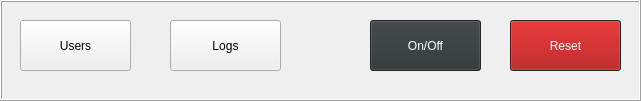
   <widget class="QFrame" name="frame_sytemTools">
    <property name="geometry">
     <rect>
      <x>620</x>
      <y>60</y>
      <width>641</width>
      <height>101</height>
     </rect>
    </property>
    <property name="frameShape">
     <enum>QFrame::Box</enum>
    </property>
    <property name="frameShadow">
     <enum>QFrame::Raised</enum>
    </property>
    <widget class="QPushButton" name="pushButton_users">
     <property name="geometry">
      <rect>
       <x>20</x>
       <y>20</y>
       <width>111</width>
       <height>51</height>
      </rect>
     </property>
     <property name="cursor">
      <cursorShape>PointingHandCursor</cursorShape>
     </property>
     <property name="text">
      <string>Users</string>
     </property>
    </widget>
    <widget class="QPushButton" name="pushButton_logs">
     <property name="geometry">
      <rect>
       <x>170</x>
       <y>20</y>
       <width>111</width>
       <height>51</height>
      </rect>
     </property>
     <property name="cursor">
      <cursorShape>PointingHandCursor</cursorShape>
     </property>
     <property name="text">
      <string>Logs</string>
     </property>
    </widget>
    <widget class="QPushButton" name="pushButton_onOff">
     <property name="geometry">
      <rect>
       <x>370</x>
       <y>20</y>
       <width>111</width>
       <height>51</height>
      </rect>
     </property>
     <property name="palette">
      <palette>
       <active>
        <colorrole role="WindowText">
         <brush brushstyle="SolidPattern">
          <color alpha="255">
           <red>255</red>
           <green>255</green>
           <blue>255</blue>
          </color>
         </brush>
        </colorrole>
        <colorrole role="Button">
         <brush brushstyle="SolidPattern">
          <color alpha="255">
           <red>46</red>
           <green>52</green>
           <blue>54</blue>
          </color>
         </brush>
        </colorrole>
        <colorrole role="Light">
         <brush brushstyle="SolidPattern">
          <color alpha="255">
           <red>69</red>
           <green>78</green>
           <blue>81</blue>
          </color>
         </brush>
        </colorrole>
        <colorrole role="Midlight">
         <brush brushstyle="SolidPattern">
          <color alpha="255">
           <red>57</red>
           <green>65</green>
           <blue>67</blue>
          </color>
         </brush>
        </colorrole>
        <colorrole role="Dark">
         <brush brushstyle="SolidPattern">
          <color alpha="255">
           <red>23</red>
           <green>26</green>
           <blue>27</blue>
          </color>
         </brush>
        </colorrole>
        <colorrole role="Mid">
         <brush brushstyle="SolidPattern">
          <color alpha="255">
           <red>31</red>
           <green>35</green>
           <blue>36</blue>
          </color>
         </brush>
        </colorrole>
        <colorrole role="Text">
         <brush brushstyle="SolidPattern">
          <color alpha="255">
           <red>255</red>
           <green>255</green>
           <blue>255</blue>
          </color>
         </brush>
        </colorrole>
        <colorrole role="BrightText">
         <brush brushstyle="SolidPattern">
          <color alpha="255">
           <red>255</red>
           <green>255</green>
           <blue>255</blue>
          </color>
         </brush>
        </colorrole>
        <colorrole role="ButtonText">
         <brush brushstyle="SolidPattern">
          <color alpha="255">
           <red>255</red>
           <green>255</green>
           <blue>255</blue>
          </color>
         </brush>
        </colorrole>
        <colorrole role="Base">
         <brush brushstyle="SolidPattern">
          <color alpha="255">
           <red>0</red>
           <green>0</green>
           <blue>0</blue>
          </color>
         </brush>
        </colorrole>
        <colorrole role="Window">
         <brush brushstyle="SolidPattern">
          <color alpha="255">
           <red>46</red>
           <green>52</green>
           <blue>54</blue>
          </color>
         </brush>
        </colorrole>
        <colorrole role="Shadow">
         <brush brushstyle="SolidPattern">
          <color alpha="255">
           <red>0</red>
           <green>0</green>
           <blue>0</blue>
          </color>
         </brush>
        </colorrole>
        <colorrole role="AlternateBase">
         <brush brushstyle="SolidPattern">
          <color alpha="255">
           <red>23</red>
           <green>26</green>
           <blue>27</blue>
          </color>
         </brush>
        </colorrole>
        <colorrole role="ToolTipBase">
         <brush brushstyle="SolidPattern">
          <color alpha="255">
           <red>255</red>
           <green>255</green>
           <blue>220</blue>
          </color>
         </brush>
        </colorrole>
        <colorrole role="ToolTipText">
         <brush brushstyle="SolidPattern">
          <color alpha="255">
           <red>0</red>
           <green>0</green>
           <blue>0</blue>
          </color>
         </brush>
        </colorrole>
        <colorrole role="PlaceholderText">
         <brush brushstyle="SolidPattern">
          <color alpha="128">
           <red>255</red>
           <green>255</green>
           <blue>255</blue>
          </color>
         </brush>
        </colorrole>
       </active>
       <inactive>
        <colorrole role="WindowText">
         <brush brushstyle="SolidPattern">
          <color alpha="255">
           <red>255</red>
           <green>255</green>
           <blue>255</blue>
          </color>
         </brush>
        </colorrole>
        <colorrole role="Button">
         <brush brushstyle="SolidPattern">
          <color alpha="255">
           <red>46</red>
           <green>52</green>
           <blue>54</blue>
          </color>
         </brush>
        </colorrole>
        <colorrole role="Light">
         <brush brushstyle="SolidPattern">
          <color alpha="255">
           <red>69</red>
           <green>78</green>
           <blue>81</blue>
          </color>
         </brush>
        </colorrole>
        <colorrole role="Midlight">
         <brush brushstyle="SolidPattern">
          <color alpha="255">
           <red>57</red>
           <green>65</green>
           <blue>67</blue>
          </color>
         </brush>
        </colorrole>
        <colorrole role="Dark">
         <brush brushstyle="SolidPattern">
          <color alpha="255">
           <red>23</red>
           <green>26</green>
           <blue>27</blue>
          </color>
         </brush>
        </colorrole>
        <colorrole role="Mid">
         <brush brushstyle="SolidPattern">
          <color alpha="255">
           <red>31</red>
           <green>35</green>
           <blue>36</blue>
          </color>
         </brush>
        </colorrole>
        <colorrole role="Text">
         <brush brushstyle="SolidPattern">
          <color alpha="255">
           <red>255</red>
           <green>255</green>
           <blue>255</blue>
          </color>
         </brush>
        </colorrole>
        <colorrole role="BrightText">
         <brush brushstyle="SolidPattern">
          <color alpha="255">
           <red>255</red>
           <green>255</green>
           <blue>255</blue>
          </color>
         </brush>
        </colorrole>
        <colorrole role="ButtonText">
         <brush brushstyle="SolidPattern">
          <color alpha="255">
           <red>255</red>
           <green>255</green>
           <blue>255</blue>
          </color>
         </brush>
        </colorrole>
        <colorrole role="Base">
         <brush brushstyle="SolidPattern">
          <color alpha="255">
           <red>0</red>
           <green>0</green>
           <blue>0</blue>
          </color>
         </brush>
        </colorrole>
        <colorrole role="Window">
         <brush brushstyle="SolidPattern">
          <color alpha="255">
           <red>46</red>
           <green>52</green>
           <blue>54</blue>
          </color>
         </brush>
        </colorrole>
        <colorrole role="Shadow">
         <brush brushstyle="SolidPattern">
          <color alpha="255">
           <red>0</red>
           <green>0</green>
           <blue>0</blue>
          </color>
         </brush>
        </colorrole>
        <colorrole role="AlternateBase">
         <brush brushstyle="SolidPattern">
          <color alpha="255">
           <red>23</red>
           <green>26</green>
           <blue>27</blue>
          </color>
         </brush>
        </colorrole>
        <colorrole role="ToolTipBase">
         <brush brushstyle="SolidPattern">
          <color alpha="255">
           <red>255</red>
           <green>255</green>
           <blue>220</blue>
          </color>
         </brush>
        </colorrole>
        <colorrole role="ToolTipText">
         <brush brushstyle="SolidPattern">
          <color alpha="255">
           <red>0</red>
           <green>0</green>
           <blue>0</blue>
          </color>
         </brush>
        </colorrole>
        <colorrole role="PlaceholderText">
         <brush brushstyle="SolidPattern">
          <color alpha="128">
           <red>255</red>
           <green>255</green>
           <blue>255</blue>
          </color>
         </brush>
        </colorrole>
       </inactive>
       <disabled>
        <colorrole role="WindowText">
         <brush brushstyle="SolidPattern">
          <color alpha="255">
           <red>23</red>
           <green>26</green>
           <blue>27</blue>
          </color>
         </brush>
        </colorrole>
        <colorrole role="Button">
         <brush brushstyle="SolidPattern">
          <color alpha="255">
           <red>46</red>
           <green>52</green>
           <blue>54</blue>
          </color>
         </brush>
        </colorrole>
        <colorrole role="Light">
         <brush brushstyle="SolidPattern">
          <color alpha="255">
           <red>69</red>
           <green>78</green>
           <blue>81</blue>
          </color>
         </brush>
        </colorrole>
        <colorrole role="Midlight">
         <brush brushstyle="SolidPattern">
          <color alpha="255">
           <red>57</red>
           <green>65</green>
           <blue>67</blue>
          </color>
         </brush>
        </colorrole>
        <colorrole role="Dark">
         <brush brushstyle="SolidPattern">
          <color alpha="255">
           <red>23</red>
           <green>26</green>
           <blue>27</blue>
          </color>
         </brush>
        </colorrole>
        <colorrole role="Mid">
         <brush brushstyle="SolidPattern">
          <color alpha="255">
           <red>31</red>
           <green>35</green>
           <blue>36</blue>
          </color>
         </brush>
        </colorrole>
        <colorrole role="Text">
         <brush brushstyle="SolidPattern">
          <color alpha="255">
           <red>23</red>
           <green>26</green>
           <blue>27</blue>
          </color>
         </brush>
        </colorrole>
        <colorrole role="BrightText">
         <brush brushstyle="SolidPattern">
          <color alpha="255">
           <red>255</red>
           <green>255</green>
           <blue>255</blue>
          </color>
         </brush>
        </colorrole>
        <colorrole role="ButtonText">
         <brush brushstyle="SolidPattern">
          <color alpha="255">
           <red>23</red>
           <green>26</green>
           <blue>27</blue>
          </color>
         </brush>
        </colorrole>
        <colorrole role="Base">
         <brush brushstyle="SolidPattern">
          <color alpha="255">
           <red>46</red>
           <green>52</green>
           <blue>54</blue>
          </color>
         </brush>
        </colorrole>
        <colorrole role="Window">
         <brush brushstyle="SolidPattern">
          <color alpha="255">
           <red>46</red>
           <green>52</green>
           <blue>54</blue>
          </color>
         </brush>
        </colorrole>
        <colorrole role="Shadow">
         <brush brushstyle="SolidPattern">
          <color alpha="255">
           <red>0</red>
           <green>0</green>
           <blue>0</blue>
          </color>
         </brush>
        </colorrole>
        <colorrole role="AlternateBase">
         <brush brushstyle="SolidPattern">
          <color alpha="255">
           <red>46</red>
           <green>52</green>
           <blue>54</blue>
          </color>
         </brush>
        </colorrole>
        <colorrole role="ToolTipBase">
         <brush brushstyle="SolidPattern">
          <color alpha="255">
           <red>255</red>
           <green>255</green>
           <blue>220</blue>
          </color>
         </brush>
        </colorrole>
        <colorrole role="ToolTipText">
         <brush brushstyle="SolidPattern">
          <color alpha="255">
           <red>0</red>
           <green>0</green>
           <blue>0</blue>
          </color>
         </brush>
        </colorrole>
        <colorrole role="PlaceholderText">
         <brush brushstyle="SolidPattern">
          <color alpha="128">
           <red>255</red>
           <green>255</green>
           <blue>255</blue>
          </color>
         </brush>
        </colorrole>
       </disabled>
      </palette>
     </property>
     <property name="cursor">
      <cursorShape>PointingHandCursor</cursorShape>
     </property>
     <property name="text">
      <string>On/Off</string>
     </property>
    </widget>
    <widget class="QPushButton" name="pushButton_reset">
     <property name="geometry">
      <rect>
       <x>510</x>
       <y>20</y>
       <width>111</width>
       <height>51</height>
      </rect>
     </property>
     <property name="palette">
      <palette>
       <active>
        <colorrole role="WindowText">
         <brush brushstyle="SolidPattern">
          <color alpha="255">
           <red>255</red>
           <green>255</green>
           <blue>255</blue>
          </color>
         </brush>
        </colorrole>
        <colorrole role="Button">
         <brush brushstyle="SolidPattern">
          <color alpha="255">
           <red>164</red>
           <green>0</green>
           <blue>0</blue>
          </color>
         </brush>
        </colorrole>
        <colorrole role="Light">
         <brush brushstyle="SolidPattern">
          <color alpha="255">
           <red>69</red>
           <green>78</green>
           <blue>81</blue>
          </color>
         </brush>
        </colorrole>
        <colorrole role="Midlight">
         <brush brushstyle="SolidPattern">
          <color alpha="255">
           <red>57</red>
           <green>65</green>
           <blue>67</blue>
          </color>
         </brush>
        </colorrole>
        <colorrole role="Dark">
         <brush brushstyle="SolidPattern">
          <color alpha="255">
           <red>23</red>
           <green>26</green>
           <blue>27</blue>
          </color>
         </brush>
        </colorrole>
        <colorrole role="Mid">
         <brush brushstyle="SolidPattern">
          <color alpha="255">
           <red>31</red>
           <green>35</green>
           <blue>36</blue>
          </color>
         </brush>
        </colorrole>
        <colorrole role="Text">
         <brush brushstyle="SolidPattern">
          <color alpha="255">
           <red>255</red>
           <green>255</green>
           <blue>255</blue>
          </color>
         </brush>
        </colorrole>
        <colorrole role="BrightText">
         <brush brushstyle="SolidPattern">
          <color alpha="255">
           <red>255</red>
           <green>255</green>
           <blue>255</blue>
          </color>
         </brush>
        </colorrole>
        <colorrole role="ButtonText">
         <brush brushstyle="SolidPattern">
          <color alpha="255">
           <red>255</red>
           <green>255</green>
           <blue>255</blue>
          </color>
         </brush>
        </colorrole>
        <colorrole role="Base">
         <brush brushstyle="SolidPattern">
          <color alpha="255">
           <red>0</red>
           <green>0</green>
           <blue>0</blue>
          </color>
         </brush>
        </colorrole>
        <colorrole role="Window">
         <brush brushstyle="SolidPattern">
          <color alpha="255">
           <red>46</red>
           <green>52</green>
           <blue>54</blue>
          </color>
         </brush>
        </colorrole>
        <colorrole role="Shadow">
         <brush brushstyle="SolidPattern">
          <color alpha="255">
           <red>0</red>
           <green>0</green>
           <blue>0</blue>
          </color>
         </brush>
        </colorrole>
        <colorrole role="AlternateBase">
         <brush brushstyle="SolidPattern">
          <color alpha="255">
           <red>23</red>
           <green>26</green>
           <blue>27</blue>
          </color>
         </brush>
        </colorrole>
        <colorrole role="ToolTipBase">
         <brush brushstyle="SolidPattern">
          <color alpha="255">
           <red>255</red>
           <green>255</green>
           <blue>220</blue>
          </color>
         </brush>
        </colorrole>
        <colorrole role="ToolTipText">
         <brush brushstyle="SolidPattern">
          <color alpha="255">
           <red>0</red>
           <green>0</green>
           <blue>0</blue>
          </color>
         </brush>
        </colorrole>
        <colorrole role="PlaceholderText">
         <brush brushstyle="SolidPattern">
          <color alpha="128">
           <red>255</red>
           <green>255</green>
           <blue>255</blue>
          </color>
         </brush>
        </colorrole>
       </active>
       <inactive>
        <colorrole role="WindowText">
         <brush brushstyle="SolidPattern">
          <color alpha="255">
           <red>255</red>
           <green>255</green>
           <blue>255</blue>
          </color>
         </brush>
        </colorrole>
        <colorrole role="Button">
         <brush brushstyle="SolidPattern">
          <color alpha="255">
           <red>164</red>
           <green>0</green>
           <blue>0</blue>
          </color>
         </brush>
        </colorrole>
        <colorrole role="Light">
         <brush brushstyle="SolidPattern">
          <color alpha="255">
           <red>69</red>
           <green>78</green>
           <blue>81</blue>
          </color>
         </brush>
        </colorrole>
        <colorrole role="Midlight">
         <brush brushstyle="SolidPattern">
          <color alpha="255">
           <red>57</red>
           <green>65</green>
           <blue>67</blue>
          </color>
         </brush>
        </colorrole>
        <colorrole role="Dark">
         <brush brushstyle="SolidPattern">
          <color alpha="255">
           <red>23</red>
           <green>26</green>
           <blue>27</blue>
          </color>
         </brush>
        </colorrole>
        <colorrole role="Mid">
         <brush brushstyle="SolidPattern">
          <color alpha="255">
           <red>31</red>
           <green>35</green>
           <blue>36</blue>
          </color>
         </brush>
        </colorrole>
        <colorrole role="Text">
         <brush brushstyle="SolidPattern">
          <color alpha="255">
           <red>255</red>
           <green>255</green>
           <blue>255</blue>
          </color>
         </brush>
        </colorrole>
        <colorrole role="BrightText">
         <brush brushstyle="SolidPattern">
          <color alpha="255">
           <red>255</red>
           <green>255</green>
           <blue>255</blue>
          </color>
         </brush>
        </colorrole>
        <colorrole role="ButtonText">
         <brush brushstyle="SolidPattern">
          <color alpha="255">
           <red>255</red>
           <green>255</green>
           <blue>255</blue>
          </color>
         </brush>
        </colorrole>
        <colorrole role="Base">
         <brush brushstyle="SolidPattern">
          <color alpha="255">
           <red>0</red>
           <green>0</green>
           <blue>0</blue>
          </color>
         </brush>
        </colorrole>
        <colorrole role="Window">
         <brush brushstyle="SolidPattern">
          <color alpha="255">
           <red>46</red>
           <green>52</green>
           <blue>54</blue>
          </color>
         </brush>
        </colorrole>
        <colorrole role="Shadow">
         <brush brushstyle="SolidPattern">
          <color alpha="255">
           <red>0</red>
           <green>0</green>
           <blue>0</blue>
          </color>
         </brush>
        </colorrole>
        <colorrole role="AlternateBase">
         <brush brushstyle="SolidPattern">
          <color alpha="255">
           <red>23</red>
           <green>26</green>
           <blue>27</blue>
          </color>
         </brush>
        </colorrole>
        <colorrole role="ToolTipBase">
         <brush brushstyle="SolidPattern">
          <color alpha="255">
           <red>255</red>
           <green>255</green>
           <blue>220</blue>
          </color>
         </brush>
        </colorrole>
        <colorrole role="ToolTipText">
         <brush brushstyle="SolidPattern">
          <color alpha="255">
           <red>0</red>
           <green>0</green>
           <blue>0</blue>
          </color>
         </brush>
        </colorrole>
        <colorrole role="PlaceholderText">
         <brush brushstyle="SolidPattern">
          <color alpha="128">
           <red>255</red>
           <green>255</green>
           <blue>255</blue>
          </color>
         </brush>
        </colorrole>
       </inactive>
       <disabled>
        <colorrole role="WindowText">
         <brush brushstyle="SolidPattern">
          <color alpha="255">
           <red>23</red>
           <green>26</green>
           <blue>27</blue>
          </color>
         </brush>
        </colorrole>
        <colorrole role="Button">
         <brush brushstyle="SolidPattern">
          <color alpha="255">
           <red>164</red>
           <green>0</green>
           <blue>0</blue>
          </color>
         </brush>
        </colorrole>
        <colorrole role="Light">
         <brush brushstyle="SolidPattern">
          <color alpha="255">
           <red>69</red>
           <green>78</green>
           <blue>81</blue>
          </color>
         </brush>
        </colorrole>
        <colorrole role="Midlight">
         <brush brushstyle="SolidPattern">
          <color alpha="255">
           <red>57</red>
           <green>65</green>
           <blue>67</blue>
          </color>
         </brush>
        </colorrole>
        <colorrole role="Dark">
         <brush brushstyle="SolidPattern">
          <color alpha="255">
           <red>23</red>
           <green>26</green>
           <blue>27</blue>
          </color>
         </brush>
        </colorrole>
        <colorrole role="Mid">
         <brush brushstyle="SolidPattern">
          <color alpha="255">
           <red>31</red>
           <green>35</green>
           <blue>36</blue>
          </color>
         </brush>
        </colorrole>
        <colorrole role="Text">
         <brush brushstyle="SolidPattern">
          <color alpha="255">
           <red>23</red>
           <green>26</green>
           <blue>27</blue>
          </color>
         </brush>
        </colorrole>
        <colorrole role="BrightText">
         <brush brushstyle="SolidPattern">
          <color alpha="255">
           <red>255</red>
           <green>255</green>
           <blue>255</blue>
          </color>
         </brush>
        </colorrole>
        <colorrole role="ButtonText">
         <brush brushstyle="SolidPattern">
          <color alpha="255">
           <red>23</red>
           <green>26</green>
           <blue>27</blue>
          </color>
         </brush>
        </colorrole>
        <colorrole role="Base">
         <brush brushstyle="SolidPattern">
          <color alpha="255">
           <red>46</red>
           <green>52</green>
           <blue>54</blue>
          </color>
         </brush>
        </colorrole>
        <colorrole role="Window">
         <brush brushstyle="SolidPattern">
          <color alpha="255">
           <red>46</red>
           <green>52</green>
           <blue>54</blue>
          </color>
         </brush>
        </colorrole>
        <colorrole role="Shadow">
         <brush brushstyle="SolidPattern">
          <color alpha="255">
           <red>0</red>
           <green>0</green>
           <blue>0</blue>
          </color>
         </brush>
        </colorrole>
        <colorrole role="AlternateBase">
         <brush brushstyle="SolidPattern">
          <color alpha="255">
           <red>46</red>
           <green>52</green>
           <blue>54</blue>
          </color>
         </brush>
        </colorrole>
        <colorrole role="ToolTipBase">
         <brush brushstyle="SolidPattern">
          <color alpha="255">
           <red>255</red>
           <green>255</green>
           <blue>220</blue>
          </color>
         </brush>
        </colorrole>
        <colorrole role="ToolTipText">
         <brush brushstyle="SolidPattern">
          <color alpha="255">
           <red>0</red>
           <green>0</green>
           <blue>0</blue>
          </color>
         </brush>
        </colorrole>
        <colorrole role="PlaceholderText">
         <brush brushstyle="SolidPattern">
          <color alpha="128">
           <red>255</red>
           <green>255</green>
           <blue>255</blue>
          </color>
         </brush>
        </colorrole>
       </disabled>
      </palette>
     </property>
     <property name="cursor">
      <cursorShape>PointingHandCursor</cursorShape>
     </property>
     <property name="text">
      <string>Reset</string>
     </property>
    </widget>
   </widget>
